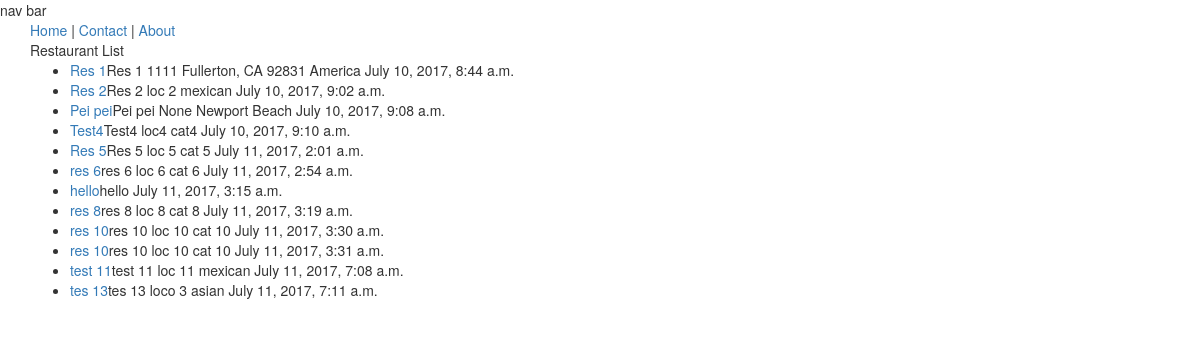
The page /restaurants/ on the database its author committed.
### restaurants/models.py (models this page shows, shortened)
class RestaurantLocation(models.Model):
	owner 		= models.ForeignKey(User)
	name 		= models.CharField(max_length=120)
	location 	= models.CharField(max_length=120, null=True, blank=True)
	category 	= models.CharField(max_length=120, null=True, blank=True)
	timestamp 	= models.DateTimeField(auto_now_add=True)
	updated 	= models.DateTimeField(auto_now=True)
	slug		= models.SlugField(null=True, blank=True)

### restaurants/views.py (the view)
# urls.py: url(r'^restaurants/$', RestaurantListView.as_view()),
class RestaurantListView(ListView):
	template_name = 'restaurants/restaurants_list.html'
	def get_queryset(self):
		slug = self.kwargs.get("slug")
		if slug:
			queryset = RestaurantLocation.objects.filter(
					Q(category__iexact=slug) |
					Q(category__icontains=slug)
				)
		else:
			queryset = RestaurantLocation.objects.all()
		return queryset

### restaurants/templates/restaurants/restaurants_list.html (shortened to what this page needs)
{% extends 'base.html' %}
{% block content %}
<div>Restaurant List</div>
<ul>
	{% for obj in object_list %}
		<li><a href="/restaurants/{{obj.slug}}/">{{ obj.name }}</a>{{ obj.name }} {{ obj.location }} {{ obj.category }} {{ obj.timestamp }}</li>
	{% endfor %}
</ul>
{% endblock %}

### rows shown on the page
RestaurantLocation: name "Res 1", location "1111 Fullerton, CA 92831", category "America", timestamp "July 10, 2017, 8:44 a.m."
RestaurantLocation: name "Res 2", location "loc 2", category "mexican", timestamp "July 10, 2017, 9:02 a.m."
RestaurantLocation: name "Pei pei", location "None", category "Newport Beach", timestamp "July 10, 2017, 9:08 a.m."
RestaurantLocation: name "Test4", location "loc4", category "cat4", timestamp "July 10, 2017, 9:10 a.m."
RestaurantLocation: name "Res 5", location "loc 5", category "cat 5", timestamp "July 11, 2017, 2:01 a.m."
RestaurantLocation: name "res 6", location "loc 6", category "cat 6", timestamp "July 11, 2017, 2:54 a.m."
RestaurantLocation: name "hello", timestamp "July 11, 2017, 3:15 a.m."
RestaurantLocation: name "res 8", location "loc 8", category "cat 8", timestamp "July 11, 2017, 3:19 a.m."
RestaurantLocation: name "res 10", location "loc 10", category "cat 10", timestamp "July 11, 2017, 3:30 a.m."
RestaurantLocation: name "res 10", location "loc 10", category "cat 10", timestamp "July 11, 2017, 3:31 a.m."
RestaurantLocation: name "test 11", location "loc 11", category "mexican", timestamp "July 11, 2017, 7:08 a.m."
RestaurantLocation: name "tes 13", location "loco 3", category "asian", timestamp "July 11, 2017, 7:11 a.m."
